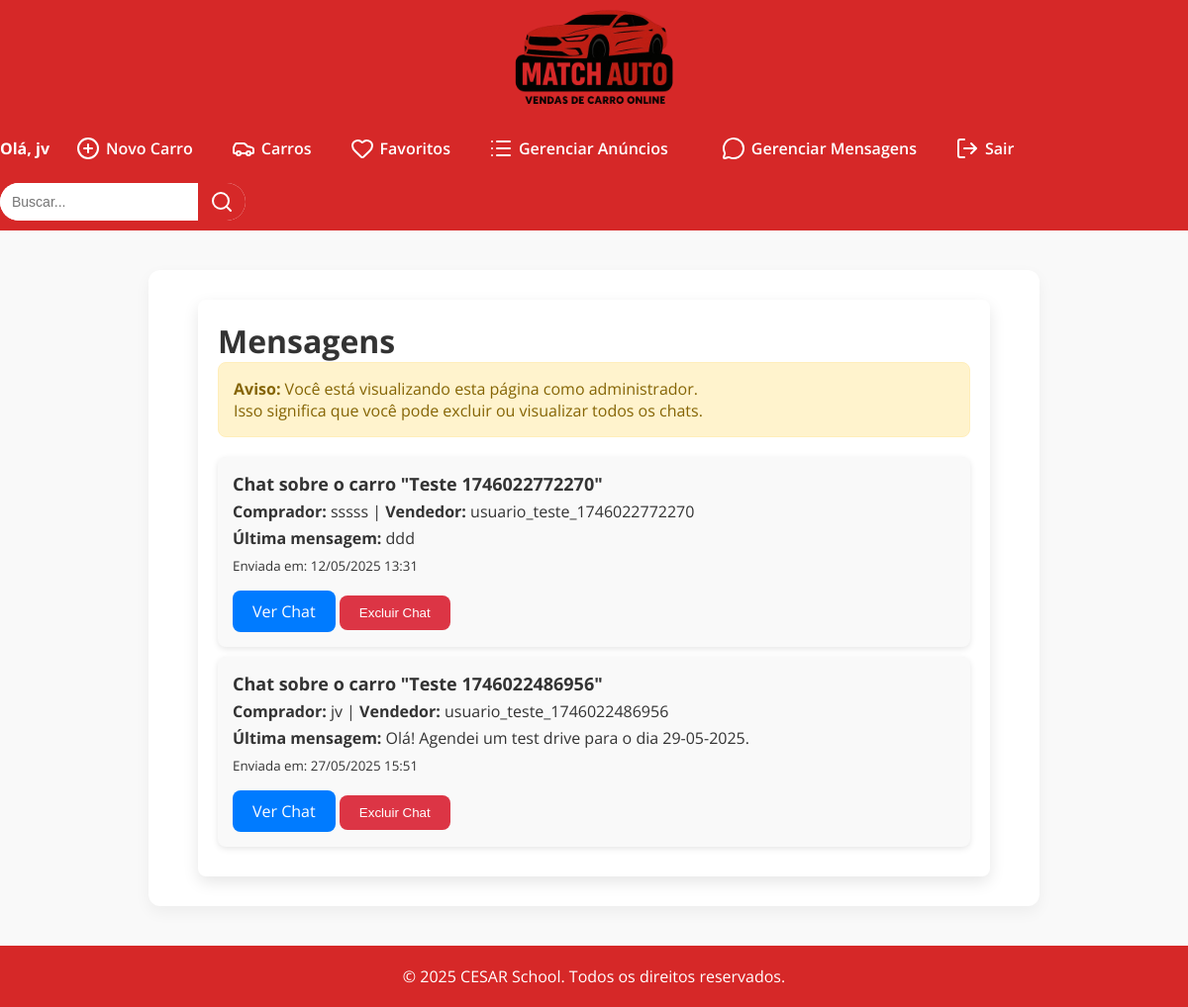
/interacoes/mensagens/ (signed in), run on an earlier commit of the app's database.
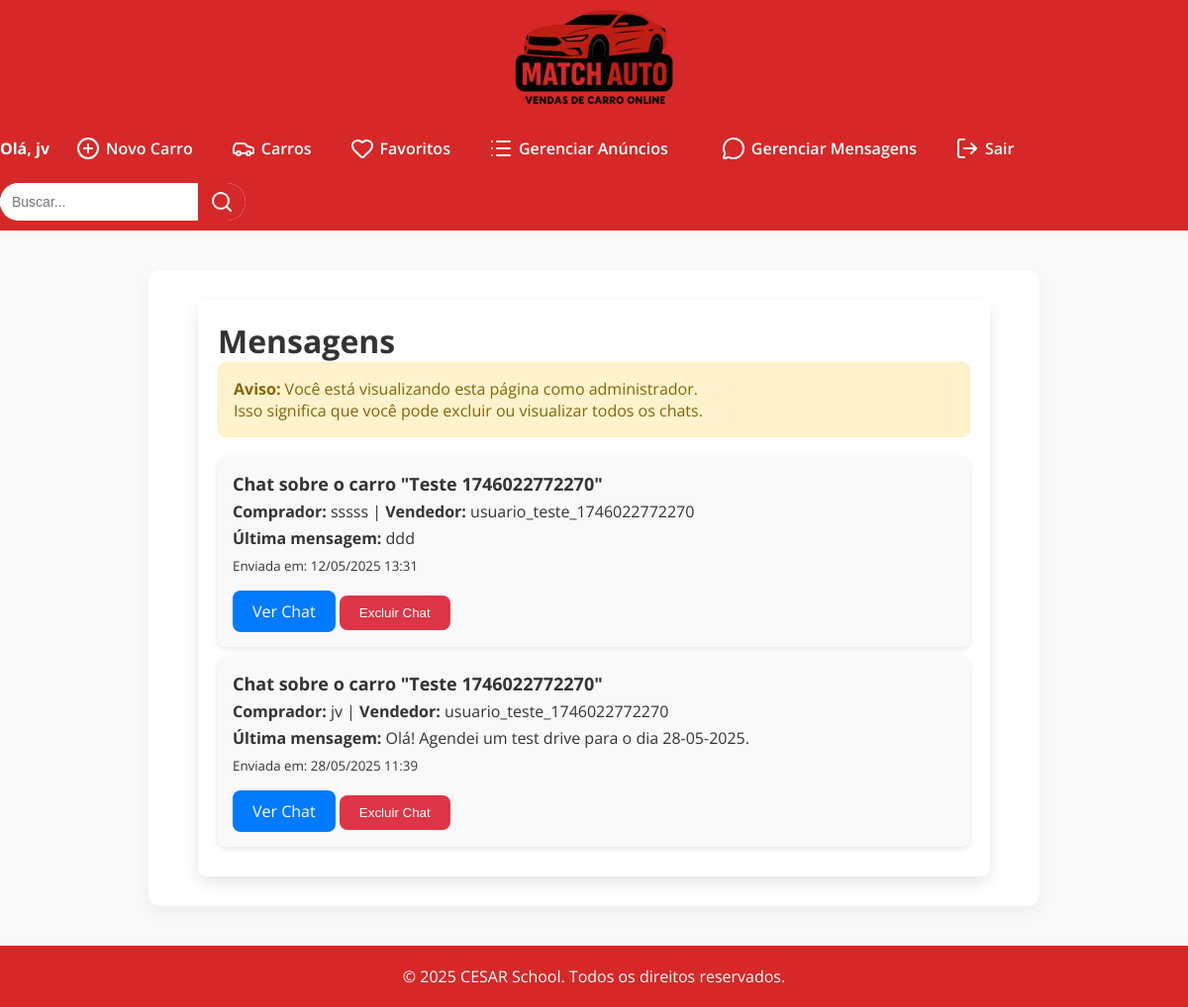
And on a later commit of the database.
### interacoes/models.py (models this page shows, shortened)
class Chat(models.Model):
    car = models.ForeignKey(Car, related_name='chats', on_delete=models.CASCADE)
    comprador = models.ForeignKey(User, related_name='comprador_chats', on_delete=models.CASCADE)
    vendedor = models.ForeignKey(User, related_name='vendedor_chats', on_delete=models.CASCADE)
    created_at = models.DateTimeField(auto_now_add=True)

class Message(models.Model):
    chat = models.ForeignKey(Chat, related_name='messages', on_delete=models.CASCADE)
    sender = models.ForeignKey(User, related_name='messages_sent', on_delete=models.CASCADE)
    text = models.TextField()
    created_at = models.DateTimeField(auto_now_add=True)

### cars/models.py (models this page shows, shortened)
class Car(models.Model):
    id = models.AutoField(primary_key=True)
    model = models.CharField(max_length=200)
    brand = models.ForeignKey(Brand, on_delete=models.PROTECT, related_name='car_brand')
    factory_year = models.IntegerField(blank = True, null = True)
    model_year = models.IntegerField(blank = True, null = True)
    km = models.IntegerField(blank = True, null = True)
    value = models.FloatField(blank = True, null = True)
    photo = models.ImageField(upload_to='cars/', blank = True, null = True)
    favoritos = models.ManyToManyField(User, related_name='carros_favoritos', blank=True)
    usuario = models.ForeignKey(User, on_delete=models.CASCADE)
    rating = models.DecimalField(max_digits=2, decimal_places=1, default=0)

### interacoes/views.py (the view)
# urls.py: path("mensagens/", views.minhas_mensagens, name="minhas_mensagens"),
@login_required
def minhas_mensagens(request):
    if request.user.is_superuser:
        chats = Chat.objects.all()
    else:
        chats = Chat.objects.filter(comprador=request.user) | Chat.objects.filter(vendedor=request.user)
    chats_com_mensagens = []
    for chat in chats:
        last_message = chat.messages.order_by('-created_at').first()
        chats_com_mensagens.append({
            'chat': chat,
            'last_message': last_message
        })
    return render(request, 'minhas_mensagens.html', {'chats_com_mensagens': chats_com_mensagens})

### interacoes/templates/minhas_mensagens.html (shortened to what this page needs)
{% extends 'base.html' %}
{% block content %}
  <div class="mensagens-container">
    <h1>Mensagens</h1>
    {% if user.is_superuser %}
      <div class="aviso-superuser">
        <p><strong>Aviso:</strong> Você está visualizando esta página como administrador.<br>
        Isso significa que você pode excluir ou visualizar todos os chats.</p>
      </div>
    {% endif %}
    {% if chats_com_mensagens %}
      <div class="chats-list">
        {% for chat_item in chats_com_mensagens %}
          <div class="chat-item">
            <h3>Chat sobre o carro "{{ chat_item.chat.car.model }}"</h3>
            <p><strong>Comprador:</strong> {{ chat_item.chat.comprador.username }} |
               <strong>Vendedor:</strong> {{ chat_item.chat.vendedor.username }}</p>
            <p><strong>Última mensagem:</strong> {{ chat_item.last_message.text }}</p>
            <p><small>Enviada em: {{ chat_item.last_message.created_at|date:"d/m/Y H:i" }}</small></p>
            <a href="{% url 'chat_detail' chat_item.chat.id %}" class="btn-chat">Ver Chat</a>
            {% if user.is_superuser or user == chat_item.chat.comprador or user == chat_item.chat.vendedor %}
              <form action="{% url 'excluir_chat' chat_item.chat.id %}" method="post" style="display:inline;">
                <button type="submit" class="btn-excluir">Excluir Chat</button>
              </form>
            {% endif %}
          </div>
        {% endfor %}
      </div>
    {% else %}
      <p>Você não tem chats.</p>
    {% endif %}
  </div>
{% endblock %}

What changed in the data, as far as the page shows it:
removed Chat: chat.car.model "Teste 1746022486956", chat.comprador.username "jv", chat.vendedor.username "usuario_teste_1746022486956", last_message.text "Olá! Agendei um test drive para o dia 29-05-2025.", last_message.created_at "27/05/2025 15:51"
added Chat: chat.car.model "Teste 1746022772270", chat.comprador.username "jv", chat.vendedor.username "usuario_teste_1746022772270", last_message.text "Olá! Agendei um test drive para o dia 28-05-2025.", last_message.created_at "28/05/2025 11:39"
